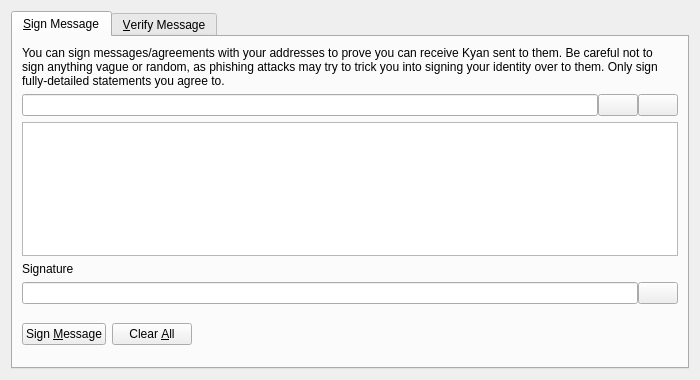
<?xml version="1.0" encoding="UTF-8"?>
<ui version="4.0">
 <class>SignVerifyMessageDialog</class>
 <widget class="QDialog" name="SignVerifyMessageDialog">
  <property name="geometry">
   <rect>
    <x>0</x>
    <y>0</y>
    <width>700</width>
    <height>380</height>
   </rect>
  </property>
  <property name="windowTitle">
   <string>Signatures - Sign / Verify a Message</string>
  </property>
  <property name="modal">
   <bool>true</bool>
  </property>
  <layout class="QVBoxLayout" name="verticalLayout">
   <item>
    <widget class="QTabWidget" name="tabWidget">
     <property name="currentIndex">
      <number>0</number>
     </property>
     <widget class="QWidget" name="tabSignMessage">
      <attribute name="title">
       <string>&amp;Sign Message</string>
      </attribute>
      <layout class="QVBoxLayout" name="verticalLayout_SM">
       <item>
        <widget class="QLabel" name="infoLabel_SM">
         <property name="text">
          <string>You can sign messages/agreements with your addresses to prove you can receive Kyan sent to them. Be careful not to sign anything vague or random, as phishing attacks may try to trick you into signing your identity over to them. Only sign fully-detailed statements you agree to.</string>
         </property>
         <property name="textFormat">
          <enum>Qt::PlainText</enum>
         </property>
         <property name="wordWrap">
          <bool>true</bool>
         </property>
        </widget>
       </item>
       <item>
        <layout class="QHBoxLayout" name="horizontalLayout_1_SM">
         <property name="spacing">
          <number>0</number>
         </property>
         <item>
          <widget class="QValidatedLineEdit" name="addressIn_SM">
           <property name="toolTip">
            <string>The Kyan address to sign the message with</string>
           </property>
          </widget>
         </item>
         <item>
          <widget class="QPushButton" name="addressBookButton_SM">
           <property name="toolTip">
            <string>Choose previously used address</string>
           </property>
           <property name="text">
            <string/>
           </property>
           <property name="shortcut">
            <string>Alt+A</string>
           </property>
           <property name="autoDefault">
            <bool>false</bool>
           </property>
          </widget>
         </item>
         <item>
          <widget class="QPushButton" name="pasteButton_SM">
           <property name="toolTip">
            <string>Paste address from clipboard</string>
           </property>
           <property name="text">
            <string/>
           </property>
           <property name="shortcut">
            <string>Alt+P</string>
           </property>
           <property name="autoDefault">
            <bool>false</bool>
           </property>
          </widget>
         </item>
        </layout>
       </item>
       <item>
        <widget class="QPlainTextEdit" name="messageIn_SM">
         <property name="toolTip">
          <string>Enter the message you want to sign here</string>
         </property>
        </widget>
       </item>
       <item>
        <widget class="QLabel" name="signatureLabel_SM">
         <property name="text">
          <string>Signature</string>
         </property>
         <property name="textFormat">
          <enum>Qt::PlainText</enum>
         </property>
        </widget>
       </item>
       <item>
        <layout class="QHBoxLayout" name="horizontalLayout_2_SM">
         <property name="spacing">
          <number>0</number>
         </property>
         <item>
          <widget class="QLineEdit" name="signatureOut_SM">
           <property name="font">
            <font>
             <italic>true</italic>
            </font>
           </property>
           <property name="readOnly">
            <bool>true</bool>
           </property>
          </widget>
         </item>
         <item>
          <widget class="QPushButton" name="copySignatureButton_SM">
           <property name="toolTip">
            <string>Copy the current signature to the system clipboard</string>
           </property>
           <property name="text">
            <string/>
           </property>
           <property name="autoDefault">
            <bool>false</bool>
           </property>
          </widget>
         </item>
        </layout>
       </item>
       <item>
        <layout class="QHBoxLayout" name="horizontalLayout_3_SM">
         <item>
          <widget class="QPushButton" name="signMessageButton_SM">
           <property name="toolTip">
            <string>Sign the message to prove you own this Kyan address</string>
           </property>
           <property name="text">
            <string>Sign &amp;Message</string>
           </property>
           <property name="autoDefault">
            <bool>false</bool>
           </property>
          </widget>
         </item>
         <item>
          <widget class="QPushButton" name="clearButton_SM">
           <property name="toolTip">
            <string>Reset all sign message fields</string>
           </property>
           <property name="text">
            <string>Clear &amp;All</string>
           </property>
           <property name="autoDefault">
            <bool>false</bool>
           </property>
          </widget>
         </item>
         <item>
          <spacer name="horizontalSpacer_1_SM">
           <property name="orientation">
            <enum>Qt::Horizontal</enum>
           </property>
           <property name="sizeHint" stdset="0">
            <size>
             <width>40</width>
             <height>48</height>
            </size>
           </property>
          </spacer>
         </item>
         <item>
          <widget class="QLabel" name="statusLabel_SM">
           <property name="font">
            <font>
             <weight>75</weight>
             <bold>true</bold>
            </font>
           </property>
           <property name="text">
            <string/>
           </property>
           <property name="wordWrap">
            <bool>true</bool>
           </property>
          </widget>
         </item>
         <item>
          <spacer name="horizontalSpacer_2_SM">
           <property name="orientation">
            <enum>Qt::Horizontal</enum>
           </property>
           <property name="sizeHint" stdset="0">
            <size>
             <width>40</width>
             <height>48</height>
            </size>
           </property>
          </spacer>
         </item>
        </layout>
       </item>
      </layout>
     </widget>
     <widget class="QWidget" name="tabVerifyMessage">
      <attribute name="title">
       <string>&amp;Verify Message</string>
      </attribute>
      <layout class="QVBoxLayout" name="verticalLayout_VM">
       <item>
        <widget class="QLabel" name="infoLabel_VM">
         <property name="text">
          <string>Enter the receiver's address, message (ensure you copy line breaks, spaces, tabs, etc. exactly) and signature below to verify the message. Be careful not to read more into the signature than what is in the signed message itself, to avoid being tricked by a man-in-the-middle attack. Note that this only proves the signing party receives with the address, it cannot prove sendership of any transaction!</string>
         </property>
         <property name="textFormat">
          <enum>Qt::PlainText</enum>
         </property>
         <property name="alignment">
          <set>Qt::AlignLeading|Qt::AlignLeft|Qt::AlignTop</set>
         </property>
         <property name="wordWrap">
          <bool>true</bool>
         </property>
        </widget>
       </item>
       <item>
        <layout class="QHBoxLayout" name="horizontalLayout_1_VM">
         <property name="spacing">
          <number>0</number>
         </property>
         <item>
          <widget class="QValidatedLineEdit" name="addressIn_VM">
           <property name="toolTip">
            <string>The Kyan address the message was signed with</string>
           </property>
          </widget>
         </item>
         <item>
          <widget class="QPushButton" name="addressBookButton_VM">
           <property name="toolTip">
            <string>Choose previously used address</string>
           </property>
           <property name="text">
            <string/>
           </property>
           <property name="shortcut">
            <string>Alt+A</string>
           </property>
           <property name="autoDefault">
            <bool>false</bool>
           </property>
          </widget>
         </item>
        </layout>
       </item>
       <item>
        <widget class="QPlainTextEdit" name="messageIn_VM"/>
       </item>
       <item>
        <widget class="QValidatedLineEdit" name="signatureIn_VM"/>
       </item>
       <item>
        <layout class="QHBoxLayout" name="horizontalLayout_2_VM">
         <item>
          <widget class="QPushButton" name="verifyMessageButton_VM">
           <property name="toolTip">
            <string>Verify the message to ensure it was signed with the specified Kyan address</string>
           </property>
           <property name="text">
            <string>Verify &amp;Message</string>
           </property>
           <property name="autoDefault">
            <bool>false</bool>
           </property>
          </widget>
         </item>
         <item>
          <widget class="QPushButton" name="clearButton_VM">
           <property name="toolTip">
            <string>Reset all verify message fields</string>
           </property>
           <property name="text">
            <string>Clear &amp;All</string>
           </property>
           <property name="autoDefault">
            <bool>false</bool>
           </property>
          </widget>
         </item>
         <item>
          <spacer name="horizontalSpacer_1_VM">
           <property name="orientation">
            <enum>Qt::Horizontal</enum>
           </property>
           <property name="sizeHint" stdset="0">
            <size>
             <width>40</width>
             <height>48</height>
            </size>
           </property>
          </spacer>
         </item>
         <item>
          <widget class="QLabel" name="statusLabel_VM">
           <property name="font">
            <font>
             <weight>75</weight>
             <bold>true</bold>
            </font>
           </property>
           <property name="text">
            <string/>
           </property>
           <property name="wordWrap">
            <bool>true</bool>
           </property>
          </widget>
         </item>
         <item>
          <spacer name="horizontalSpacer_2_VM">
           <property name="orientation">
            <enum>Qt::Horizontal</enum>
           </property>
           <property name="sizeHint" stdset="0">
            <size>
             <width>40</width>
             <height>48</height>
            </size>
           </property>
          </spacer>
         </item>
        </layout>
       </item>
      </layout>
     </widget>
    </widget>
   </item>
  </layout>
 </widget>
 <customwidgets>
  <customwidget>
   <class>QValidatedLineEdit</class>
   <extends>QLineEdit</extends>
   <header>qvalidatedlineedit.h</header>
  </customwidget>
 </customwidgets>
 <resources>
  <include location="../kyan.qrc"/>
 </resources>
 <connections/>
</ui>
